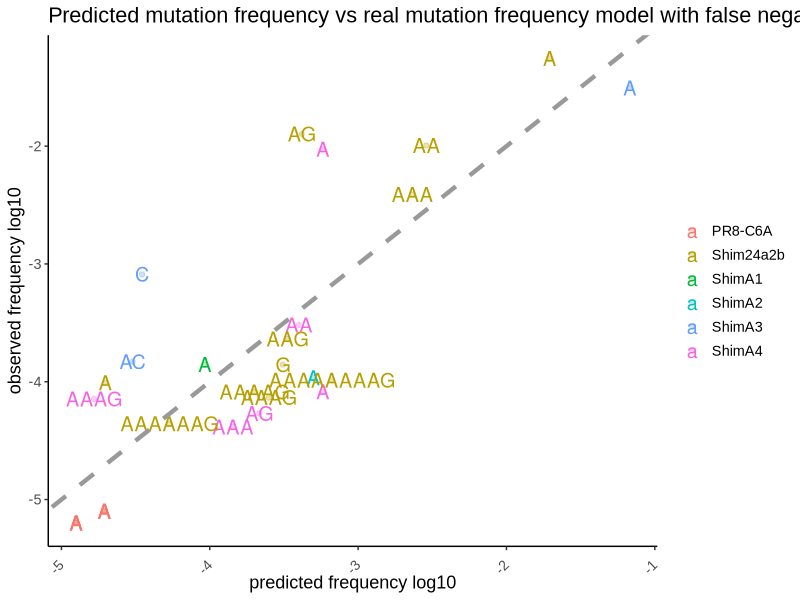
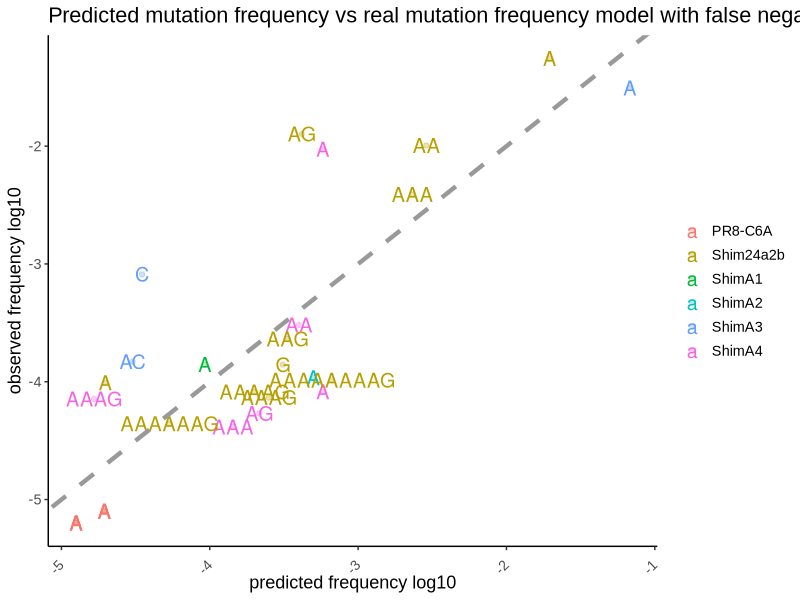

Reproduce these figures in R, in order.
## ---- chunk 1
library(readxl)
library(stats)
library(ggplot2)
library(ggrepel)
library(ggthemes)
library(dplyr)
library(stringi)
library(broom)


#here set the working directory that you're working on 
setwd("D:/rnarep")





predictionrules<-read_excel("predictioncodonH5-vmod.xlsx")
#full mapped data from shim
datafullshim<-read_excel("allinsertions.xlsx")
#full mapped data from 6A set

predictionrules$pos<-predictionrules$pos+1



## ---- chunk 2
#create the new joined dataframes using position, sample and size as grouping variables

datafullshim$sample2<- gsub(".*HA(.+)-p.*", "\\1", datafullshim$sample)
predictionrules$sample2<-predictionrules$sample
datafullshim$decalage<-as.numeric(substr(datafullshim$insertion, 1, 1))
datafullshim$pos<-datafullshim$Realpos

mergedfull<-merge(datafullshim,predictionrules,by=c("pos","sample2","decalage"))


#select only positions from 1011 to 1020

mergedfull<- mergedfull[mergedfull$Realpos>1010 & mergedfull$Realpos<1020,]

#create an order version of the original insertions in Y insert

for(i in 1:length(mergedfull$insertion.y)){
     mergedfull$order1[i]<-paste(sort(unlist(strsplit(mergedfull$insertion.y[i], ""))), collapse = "")
}

#do the same for the insertion x that must be corrected before 
mergedfull$insertion.x1<-substr(mergedfull$insertion.x,2, 20)

for(i in 1:length(mergedfull$insertion.x1)){
     mergedfull$order2[i]<-paste(sort(unlist(strsplit(mergedfull$insertion.x1[i], ""))), collapse = "")
}


#now filter out all the inconsistent insertions

mergedfull<-mergedfull[mergedfull$order1==mergedfull$order2,]


#create the logfreq variable to linearize the frequencies of insertions

mergedfull$logfreq= log10(mergedfull$FreqInser)

#create the adenine and other variables

mergedfull$adenine = 0
mergedfull[mergedfull$order1=="A",]$adenine<-1
#create value for mismatch analysis
mergedfull$match<-1
mergedfull[substr(mergedfull$structure, 1, 1) ==".",]$match<-0

#ready for regresion analysis 


#create second dataframe with the means of insertions to reduce biological replicate noise

mergedfullmean<-(aggregate(logfreq ~ Realpos + sample2 + decalage + adenine + match + neighbor + DDG + deltaG + insertion.x1 + insertion.y + order1 +  neighborblock + pathway + equilibrated + matchmismatch, data = mergedfull, FUN = mean, na.rm = TRUE))

# limit the neighbor variable for short insettionsr



## ---- chunk 3



#create first model to verify data integrity

#remove noisi data from shimA3


mergedfullmean<-mergedfullmean[mergedfullmean$sample2!="ShimA3" | (mergedfullmean$insertion.y!="AA" & mergedfullmean$insertion.y!="AAA"),]


#add the false positive data from PR8 viruses




falsepositives<-data.frame(Realpos=c(1012,1012), sample2=c("PR8-C6A","PR8-C6A"), decalage=c(2,3), adenine=c(0,0), match=c(0,0), neighbor=c(11,8), DDG=c(2.3,2.9), deltaG=c(-4.2,-3.6), insertion.x1=c("CA","CAA"), insertion.y=c("CA","CAA"), order1=c("A","A"), neighborblock=c(8,2), pathway=c(1,1), equilibrated=c(1,1), matchmismatch=c("D","D"), logfreq=c(-5.1, -5.2))


#inflate the falsepositives

falsepositives<- falsepositives[rep(seq_len(nrow(falsepositives)), 3), ]




#create the linear regresion model
#set the reference variables

mergedfullmean$order1<-as.factor(mergedfullmean$order1)

#now to set the references
mergedfullmean$order1 <- relevel(mergedfullmean$order1, ref = "A")


#codify levels for predicted variables

mergedfullmean$matchmismatch<-factor(
  mergedfullmean$matchmismatch,
  levels =unique(mergedfullmean$matchmismatch))



mergedfullmean2<-rbind(mergedfullmean[mergedfullmean$logfreq>-4.4,],falsepositives)




Model_linReg3.1<-lm(logfreq ~  DDG + matchmismatch,  data =mergedfullmean2)


#visualize the model results

summary(Model_linReg3.1)


#saveRDS(Model_linReg3.1, file = "Model_linReg3.1.rds")


## ---- chunk 4

####first analysis challenging model vs biological variation
#visualize the good model 



#add the model column to merged dataframe



mergedfullmean2$predicted31<-predict.lm(Model_linReg3.1, mergedfullmean2)




data.plot3<-ggplot(mergedfullmean2, aes(x=predicted31, y=logfreq, color = sample2)) +
  geom_text(aes(label=order1), size=5) + geom_abline(lty = 2, color = "gray60", size = 1.5) +
      geom_point(alpha = 0.3) +
      labs(
      x = "predicted frequency log10",
      y = "observed frequency log10",
      color = NULL,
      title = "Predicted mutation frequency vs real mutation frequency model with false negatives",
      legend = "Each virus has a different color",
      family = "Arial"
      ) +theme_tufte() + theme(axis.line=element_line(), strip.text = element_text(size=13, family = "Arial"),  axis.text.x = element_text(angle = 45, vjust = 0.5, hjust=1), text = element_text(size = 13, family = "Arial"))

data.plot3


ggsave(data.plot3, 
       filename = "predicted-vs-observed-insertion-Shimdata.png",
       device = "png",
       dpi = 600,
       height = 8, width = 12, units = "in")
